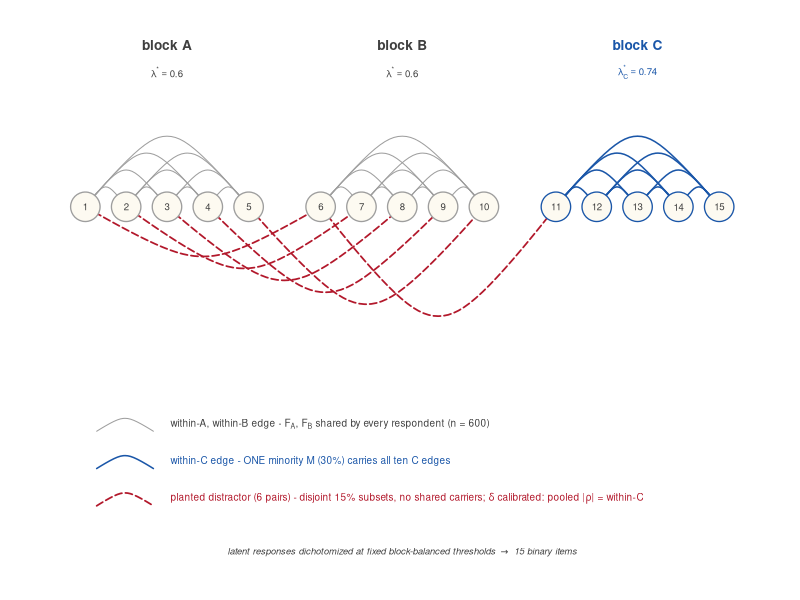

This chart was generated by the following R code:
#!/usr/bin/env Rscript
# =============================================================================
# scripts/fig_sim1_design.R — SIM1B generative design, one schematic.
# Arc-diagram layout (PI decisions 2026-08-26): all 15 nodes on ONE row.
#   Crossings are fine — they must read cleanly: within-block K5 arcs nest as
#   rainbows (height strictly increasing with span), and the six distractor
#   arcs below get well-separated depths so the cascading family stays legible.
# Bottom: edge LEGEND (replaces the earlier respondent-bar panel) — three
#   entries mapping line style -> generating rule / carrier subgroup.
# Colour code: grey = population-wide, blue = shared minority carriers,
#   oxblood dashed = disjoint distractor subsets.
# Constants mirror simulation/sim1_engine.R (BLOCKS, DPAIRS, pC=.30, pD=.15).
# Output: paper/figs/fig_sim1_design.pdf
# =============================================================================

root <- normalizePath(file.path(dirname(sub("^--file=", "",
        grep("^--file=", commandArgs(FALSE), value = TRUE)[1])), ".."))
setwd(root)

col_on   <- "#1a56a8"   # shared-carrier blue (matches fig1)
col_red  <- "#b2182b"   # distractor oxblood (matches fig1)
col_txt  <- "grey25"
col_pop  <- "grey62"    # population-wide edges

pdf_file <- "paper/figs/fig_sim1_design.pdf"
cairo_pdf(pdf_file, width = 6.5, height = 3.9, family = "Helvetica")
par(mar = c(0.1, 0.1, 0.1, 0.1))
plot(NULL, xlim = c(0, 13), ylim = c(0, 7.4), asp = NA,
     axes = FALSE, xlab = "", ylab = "")

## ------------------------------------------------------- top: arc diagram
step <- 0.72; gap <- 0.55; x0n <- 0.95; ynod <- 4.95; rad <- 0.26
xpos <- numeric(15)
for (it in 1:15) {
  b <- (it - 1) %/% 5                       # block index 0,1,2
  xpos[it] <- x0n + (it - 1) * step + b * gap
}
blockcol <- rep(c(col_pop, col_pop, col_on), each = 5)

arc <- function(i, j, up, hgt, col, lwd, lty = "solid") {
  xspline(c(xpos[i], (xpos[i] + xpos[j]) / 2, xpos[j]),
          c(ynod, ynod + up * hgt, ynod), shape = c(0, 1, 0),
          border = col, lwd = lwd, lty = lty)
}

# within-block K5 edges above the row: height strictly increasing with span
# -> arcs of different span NEST, arcs of equal span only meet at nodes
hup <- c(0.40, 0.74, 1.08, 1.42)
for (b in 0:2) for (i in 1:4) for (j in (i + 1):5) {
  ii <- b * 5 + i; jj <- b * 5 + j
  arc(ii, jj, +1, hup[j - i], if (b == 2) col_on else col_pop,
      if (b == 2) 1.5 else 1.0)
}

# six distractor pairs below the row: same span-5 family, depths separated by
# a full 0.24 so the cascade reads as six distinct curves, not a tangle
DPAIRS <- rbind(c(1, 6), c(2, 7), c(3, 8), c(4, 9), c(5, 10), c(6, 11))
for (d in 1:6) arc(DPAIRS[d, 1], DPAIRS[d, 2], -1, 1.00 + 0.24 * (d - 1),
                   col_red, 1.7, lty = "42")

# nodes on top of the arcs
for (it in 1:15) {
  symbols(xpos[it], ynod, circles = rad, inches = FALSE, add = TRUE,
          bg = "#fdfaf1", fg = blockcol[it], lwd = 1.3)
  text(xpos[it], ynod, it, cex = 0.58, col = col_txt)
}

# block labels + standardized loadings above
bmid <- sapply(0:2, function(b) mean(xpos[b * 5 + (1:5)]))
text(bmid[1], 7.12, "block A", font = 2, cex = 0.82, col = col_txt)
text(bmid[2], 7.12, "block B", font = 2, cex = 0.82, col = col_txt)
text(bmid[3], 7.12, "block C", font = 2, cex = 0.82, col = col_on)
# standardized loadings lambda* = lambda/sqrt(lambda^2+1), in [0,1]:
# engine lambda = .75 -> .60 (A,B); lambda_C = 1.10 -> .74 within carriers
text(bmid[1], 6.76, expression(lambda^"*" == .60),
     cex = 0.58, col = col_txt)
text(bmid[2], 6.76, expression(lambda^"*" == .60),
     cex = 0.58, col = col_txt)
text(bmid[3], 6.76, expression(lambda[C]^"*" == .74),
     cex = 0.58, col = col_on)

## -------------------------------------------------------- bottom: edge legend
ly  <- c(1.94, 1.44, 0.94)                 # legend row baselines
lx0 <- 1.15; lx1 <- 2.15; ltx <- 2.45      # swatch span / text start
swatch <- function(y, col, lwd, lty = "solid") {
  xspline(c(lx0, (lx0 + lx1) / 2, lx1), c(y, y + 0.26, y),
          shape = c(0, 1, 0), border = col, lwd = lwd, lty = lty)
}

swatch(ly[1], col_pop, 1.0)
text(ltx, ly[1] + 0.10, adj = 0, cex = 0.60, col = col_txt,
     expression("within-A, within-B edge - " * F[A] * ", " * F[B] *
                " shared by every respondent (n = 600)"))

swatch(ly[2], col_on, 1.5)
text(ltx, ly[2] + 0.10, adj = 0, cex = 0.60, col = col_on,
     "within-C edge - ONE minority M (30%) carries all ten C edges")

swatch(ly[3], col_red, 1.7, lty = "42")
text(ltx, ly[3] + 0.10, adj = 0, cex = 0.60, col = col_red,
     expression("planted distractor (6 pairs) - disjoint 15% subsets, no shared carriers; " *
                delta * " calibrated: pooled |" * rho * "| = within-C"))

# footline
text(mean(xpos), 0.32,
     expression(italic("latent responses dichotomized at fixed block-balanced thresholds ") %->%
                italic(" 15 binary items")),
     cex = 0.56, col = col_txt)

dev.off()
cat("written:", pdf_file, "\n")
